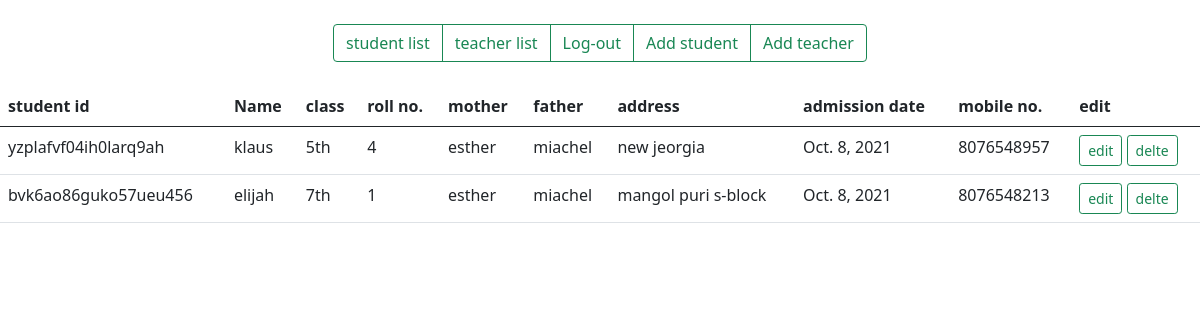
The app's page / (signed in) with its own data.
### school/models.py (models this page shows, shortened)
class student(models.Model):
    classe = models.CharField(max_length=3)
    username = models.ForeignKey(User,on_delete=models.CASCADE)
    roll = models.IntegerField(max_length=20)
    name = models.CharField(max_length=20)
    admissionid = models.CharField(max_length=20)
    address = models.CharField(max_length=100)
    mother = models.CharField(max_length=20)
    father = models.CharField(max_length=20)
    mobile = models.CharField(max_length=10)
    admissiondate = models.DateField(default=timezone.now())

### school/views.py (the view)
# urls.py: path('',views.studentlist,name='stulist'),
def studentlist(request):
    ab = student.objects.all()
    return render(request, 'studentlist.html', {'ab': ab})

### templates/studentlist.html
{% extends 'base.html' %}{% block item1 %}
<table class="table">
    <div class="container">
        <div class="row">
            <thead>
            <tr>
                <th scope="col">student id</th>
                <th scope="col">Name</th>
                <th scope="col">class</th>
                <th scope="col">roll no.</th>
                <th scope="col">mother</th>
                <th scope="col">father</th>
                <th scope="col">address</th>
                <th scope="col">admission date</th>
                <th scope="col">mobile no.</th>
                <th scope="col">edit</th>
            </tr>
            </thead>
            <tbody>
            {% for a in ab %}
            <tr>
                <td>{{a.admissionid}}</td>
                <td>{{a.name}}</td>
                <td>{{a.classe}}</td>
                <td>{{a.roll}}</td>
                <td>{{a.mother}}</td>
                <td>{{a.father}}</td>
                <td>{{a.address}}</td>
                <td>{{a.admissiondate}}</td>
                <td>{{a.mobile}}</td>
                <td>
                    <a type="submit" href="{% url 'stuupdate' a.id %}" class="btn btn-sm btn-outline-success" value="submit">edit</a>
                    <a type="submit" href="{% url 'studelete' a.name %}" class="btn btn-sm btn-outline-success" value="submit">delte</a>
                </td>
            </tr>
            {% endfor %}
            </tbody>
        </div>
    </div>
</table>
{% endblock %}

### records on screen
student: admissionid "yzplafvf04ih0larq9ah", name "klaus", classe "5th", roll "4", mother "esther", father "miachel", address "new jeorgia", admissiondate "Oct. 8, 2021", mobile "8076548957"
student: admissionid "bvk6ao86guko57ueu456", name "elijah", classe "7th", roll "1", mother "esther", father "miachel", address "mangol puri s-block", admissiondate "Oct. 8, 2021", mobile "8076548213"
